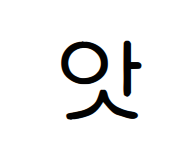
#> input picture extraction/data/at.png, 190 x 156 px; its folder holds only this picture in this run
$ python -i features.py   (imports and definitions only)
#> lines starting #> are read from the running program, lines starting #| are printed output that depends on the picture; after the words box and inside, x2 and y2 are one past the last pixel; in counts of white or black regions, pixels touching at a corner belong together
#> further down, picture is the input picture: shape (156, 190, 3); mean B, G, R 238.8, 238.8, 238.8
import cv2
import glob
import numpy as np

SPLIT_SIZE = 4
def split(a, n):
    k, m = divmod(len(a), n)
    return (a[i*k + min(i,m):(i+1) * k+min(i+1, m)] for i in range(n))

def get_profile(img):
    try:
        imgray = cv2.cvtColor(img, cv2.COLOR_BGR2GRAY)
    except:
        # image has been already binarized
        imgray = img

    # swap 255 and 0 so that contour can work correctly
    # contour sees an white image in a black background
    ret, thresh = cv2.threshold(imgray, 127, 255, cv2.THRESH_BINARY_INV)
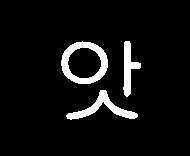
#> thresh: shape (156, 190); 6.3% white; 3 white regions

    # ignore inner box for chars like 'o'
    contours, hierarchy = cv2.findContours(thresh, cv2.RETR_EXTERNAL,
                                           cv2.CHAIN_APPROX_SIMPLE)
#> contours = 3 contours; box (x1, y1, x2, y2) and area: (61, 41, 108, 84) 1524, (66, 90, 138, 120) 533, (123, 41, 141, 97) 384

    features = []

    rects = [cv2.boundingRect(c) for c in contours]
#> rects = [(66, 90, 72, 30), (123, 41, 18, 56), (61, 41, 47, 43)]
    rects = sorted(rects, key=lambda x: x[0]+x[1])
#> rects = [(61, 41, 47, 43), (66, 90, 72, 30), (123, 41, 18, 56)]

    for rect in rects:
        # M = cv2.moments(c)
        x,y,w,h = rect
        # [4 lines of commented-out code are left out]

        for chunk in split(range(y, y+h-1), SPLIT_SIZE):
            tmp = 0
            for i in chunk:
                cnt = 0
                for j in range(x, x+w-1):
                    if thresh[i][j] == 0:
                        cnt += 1
                    else:
                        break

                tmp += cnt

            features.append(tmp/w)

        for chunk in split(range(y, y+h-1), SPLIT_SIZE):
            tmp = 0
            for i in chunk:
                cnt = 0
                for j in range(x+w-1, x, -1):
                    if thresh[i][j] == 0:
                        cnt += 1
                    else:
                        break
                tmp += cnt

            features.append(tmp/w)

        for chunk in split(range(x, x+w-1), SPLIT_SIZE):
            tmp = 0
            for j in chunk:
                cnt = 0
                for i in range(y, y+h-1):
                    if thresh[i][j] == 0:
                        cnt += 1
                    else:
                        break
                tmp += cnt

            features.append(tmp/h)

        for chunk in split(range(x, x+w-1), SPLIT_SIZE):
            tmp = 0
            for j in chunk:
                cnt = 0
                for i in range(y+h-1, y, -1):
                    if thresh[i][j] == 0:
                        cnt += 1
                    else:
                        break
                tmp += cnt
            features.append(tmp/h)
#> this loop made 3 passes
#> (x, y, w, h) on passes 1 to 3: (61, 41, 47, 43), (66, 90, 72, 30), (123, 41, 18, 56)
#> after the loop, features = 48 values, max 13.27 at index 24, min 0.111 at index 23, mean 2.43


    ft = np.array(features)
#> ft has the same summary as features
    n = np.linalg.norm(ft)
#> n = 25.47
    if n != 0:
        ft = np.true_divide(ft, n)
#> ft = 48 values, max 0.521 at index 24, min 0.00436 at index 23, mean 0.0955

    return ft

>>> import cv2
>>> picture = cv2.imread('data/at.png')
>>> result = get_profile(picture)
#> result has the same summary as ft in get_profile

$ run again, on extraction/data/at2.png
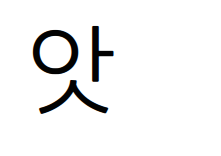
#> input picture extraction/data/at2.png, 221 x 156 px
#> picture is the input picture: shape (156, 221, 3); mean B, G, R 242.1, 242, 242
#> in get_profile, `ret, thresh = cv2.threshold(imgray, 127, 255, cv2.THRESH_BINARY_INV)`:
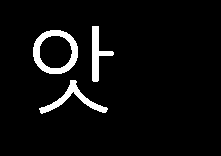
#> thresh: shape (156, 221); 5.2% white; 3 white regions
#> contours = 3 contours; box (x1, y1, x2, y2) and area: (33, 30, 78, 74) 1540, (39, 80, 108, 114) 461, (92, 26, 114, 82) 389
#> in get_profile, `rects = [cv2.boundingRect(c) for c in contours]`: rects = [(39, 80, 69, 34), (33, 30, 45, 44), (92, 26, 22, 56)]
#> in get_profile, `rects = sorted(rects, key=lambda x: x[0]+x[1])`: rects = [(33, 30, 45, 44), (92, 26, 22, 56), (39, 80, 69, 34)]
#> the loop in get_profile, `for rect in rects:` made 3 passes
#> (x, y, w, h) on passes 1 to 3: (33, 30, 45, 44), (92, 26, 22, 56), (39, 80, 69, 34)
#> after the loop in get_profile, `for rect in rects:`: features = 48 values, max 12.56 at index 40, min 0 at index 16, mean 2.66
#> in get_profile, `ft = np.array(features)`: ft has the same summary as features
#> n = 27.71
#> in get_profile, `ft = np.true_divide(ft, n)`: ft = 48 values, max 0.453 at index 40, min 0 at index 16, mean 0.0958
#> result has the same summary as ft in get_profile

$ run again, on extraction/data/at233.png
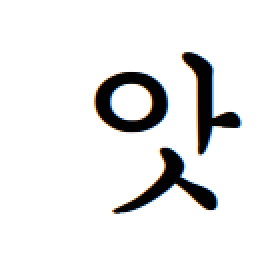
#> input picture extraction/data/at233.png, 140 x 130 px (shown 2 times larger)
#> picture is the input picture: shape (130, 140, 3); mean B, G, R 234.2, 234.2, 234.2
#> in get_profile, `imgray = cv2.cvtColor(img, cv2.COLOR_BGR2GRAY)`:
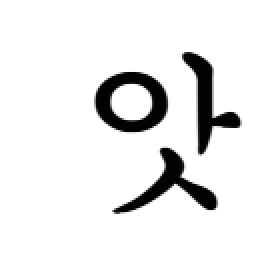
#> imgray: shape (130, 140) (shown 2 times larger); min 2, max 255, mean 234.2
#> in get_profile, `ret, thresh = cv2.threshold(imgray, 127, 255, cv2.THRESH_BINARY_INV)`:
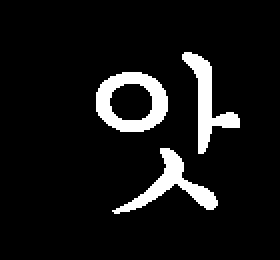
#> thresh: shape (130, 140) (shown 2 times larger); 8.2% white; 3 white regions
#> contours = 3 contours; box (x1, y1, x2, y2) and area: (48, 36, 84, 66) 827, (56, 74, 109, 107) 398, (91, 26, 120, 77) 388
#> in get_profile, `rects = [cv2.boundingRect(c) for c in contours]`: rects = [(56, 74, 53, 33), (48, 36, 36, 30), (91, 26, 29, 51)]
#> in get_profile, `rects = sorted(rects, key=lambda x: x[0]+x[1])`: rects = [(48, 36, 36, 30), (91, 26, 29, 51), (56, 74, 53, 33)]
#> the loop in get_profile, `for rect in rects:` made 3 passes
#> (x, y, w, h) on passes 1 to 3: (48, 36, 36, 30), (91, 26, 29, 51), (56, 74, 53, 33)
#> after the loop in get_profile, `for rect in rects:`: features = 48 values, max 11.09 at index 40, min 0.0556 at index 1, mean 2.44
#> in get_profile, `ft = np.array(features)`: ft has the same summary as features
#> n = 23.47
#> in get_profile, `ft = np.true_divide(ft, n)`: ft = 48 values, max 0.473 at index 40, min 0.00237 at index 1, mean 0.104
#> result has the same summary as ft in get_profile
